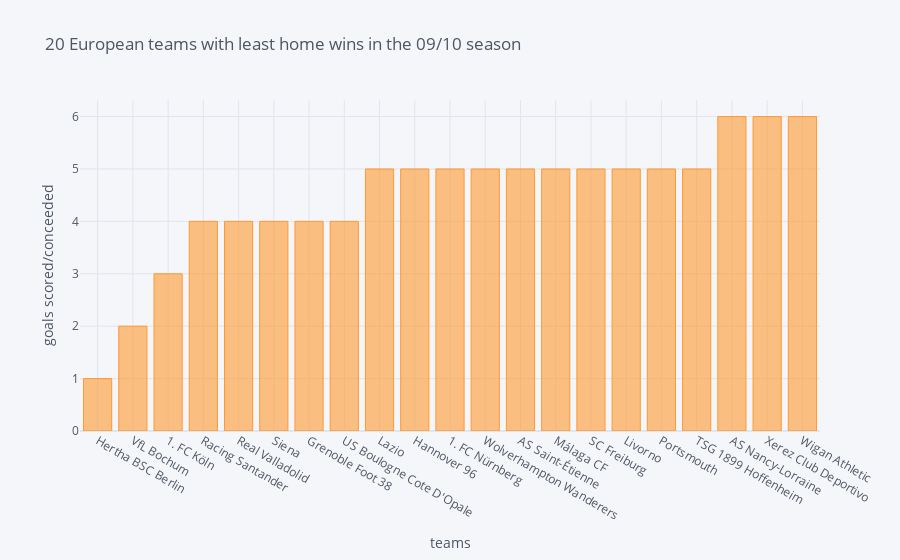

Source (notebook cell):
### Markdown cell above
# Wins
#### In this section we will be gaining insights on how Europe's top sides performs using the amount of games won in the 2009-2010 season. Games won in their respective stadiums and and those won in their opponent stadium will also be observed

### Code cell
seasons_09_10.sort_values(by=["HW"], ascending=True)[:21].iplot(kind='bar',x="team_name",y="HW", xTitle='teams',
                  yTitle='goals scored/conceeded', title='20 European teams with least home wins in the 09/10 season')

### Figure 1 — Plotly figure (JSON) as saved in the notebook; plotly's stock layout.template omitted (floating-point values rounded to 4 significant figures)
{"data": [{"marker": {"color": "rgba(255, 153, 51, 0.6)", "line": {"color": "rgba(255, 153, 51, 1.0)", "width": 1}}, "name": "HW", "orientation": "v", "text": "", "type": "bar", "x": ["Hertha BSC Berlin", "VfL Bochum", "1. FC Köln", "Racing Santander", "Real Valladolid", "Siena", "Grenoble Foot 38", "US Boulogne Cote D'Opale", "Lazio", "Hannover 96", "1. FC Nürnberg", "Wolverhampton Wanderers", "AS Saint-Étienne", "Málaga CF", "SC Freiburg", "Livorno", "Portsmouth", "TSG 1899 Hoffenheim", "AS Nancy-Lorraine", "Xerez Club Deportivo", "Wigan Athletic"], "y": [1, 2, 3, 4, 4, 4, 4, 4, 5, 5, 5, 5, 5, 5, 5, 5, 5, 5, 6, 6, 6]}], "layout": {"legend": {"bgcolor": "#F5F6F9", "font": {"color": "#4D5663"}}, "paper_bgcolor": "#F5F6F9", "plot_bgcolor": "#F5F6F9", "title": {"font": {"color": "#4D5663"}, "text": "20 European teams with least home wins in the 09/10 season"}, "xaxis": {"gridcolor": "#E1E5ED", "showgrid": true, "tickfont": {"color": "#4D5663"}, "title": {"font": {"color": "#4D5663"}, "text": "teams"}, "zerolinecolor": "#E1E5ED"}, "yaxis": {"gridcolor": "#E1E5ED", "showgrid": true, "tickfont": {"color": "#4D5663"}, "title": {"font": {"color": "#4D5663"}, "text": "goals scored/conceeded"}, "zerolinecolor": "#E1E5ED"}}}
